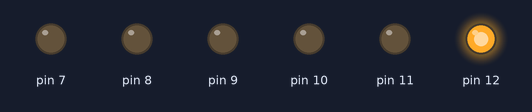
This sketch was run on a simulated Arduino Uno, built with avr-gcc and run on an emulated ATmega328P. Shown: output pins drawn as LEDs (lit = HIGH).

Above: at 1.0 s.
At 3.0 s:
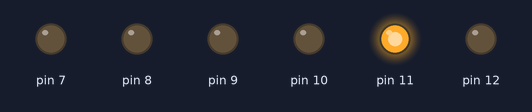
At 5.0 s:
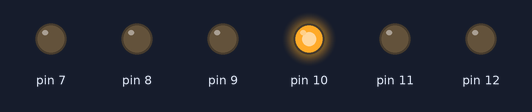
At 7.0 s:
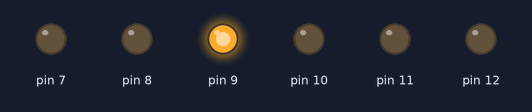
At 9.0 s:
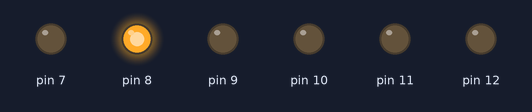
At 11.0 s:
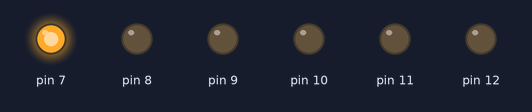
Timing chart, 0 to 15.6 s (numbered marks = the images above):
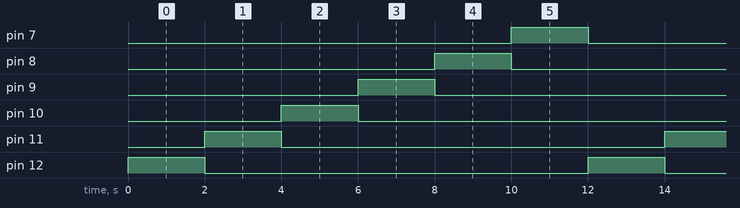

Measured:
- by itself, pin 7–12: alternates HIGH for 2.0 s and LOW for 10.0 s
- by itself, everything shown: repeats every 12.0 s, in 7 steps

The sketch:

6-LED-loop.ino
```cpp
// C++ code
//
void setup()
{
  pinMode(12, OUTPUT);
  pinMode(11, OUTPUT);
  pinMode(10, OUTPUT);
  pinMode(9, OUTPUT);
  pinMode(8, OUTPUT);
  pinMode(7, OUTPUT);
}

void loop()
{
  digitalWrite(12, HIGH);
  delay(2000); // Wait for 1000 millisecond(s)
  digitalWrite(12, LOW);
  digitalWrite(11, HIGH);
  delay(2000);
  digitalWrite(11, LOW);
  digitalWrite(10, HIGH);
  delay(2000);
  digitalWrite(10, LOW);
  digitalWrite(9, HIGH);
  delay(2000);
  digitalWrite(9, LOW);
  digitalWrite(8, HIGH);
  delay(2000);
  digitalWrite(8, LOW);
  digitalWrite(7, HIGH);
  delay(2000);
  digitalWrite(7, LOW);
}
```
